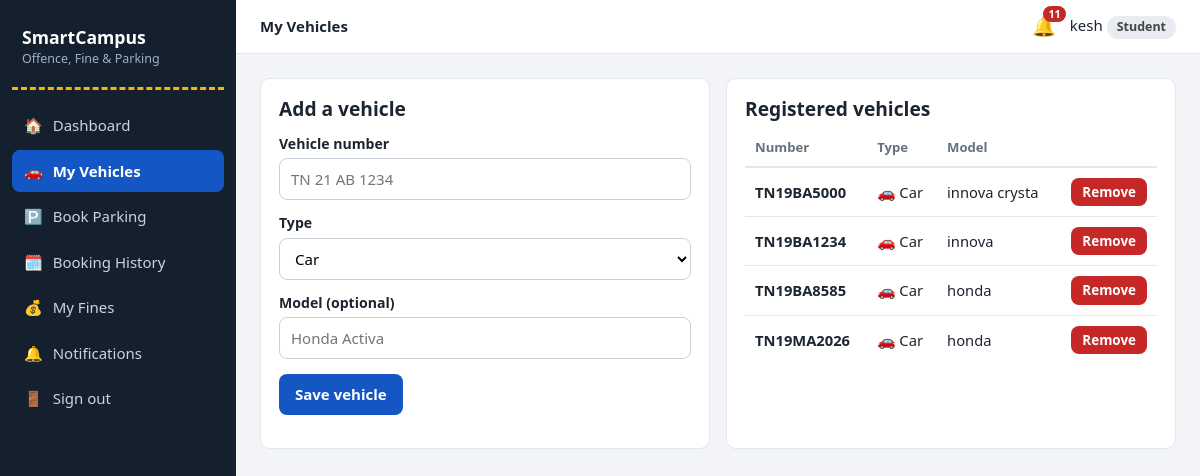
/student/vehicles (signed in), run on the app's committed database.
### models.py (models this page shows, shortened)
class AuthMixin(UserMixin):
    """Shared login helpers for Student, Guard and Admin."""

class Student(AuthMixin, db.Model):
    __tablename__ = "students"
    role = "student"
    id = db.Column(db.Integer, primary_key=True)
    name = db.Column(db.String(80), nullable=False)
    roll_no = db.Column(db.String(30), unique=True, nullable=False)
    email = db.Column(db.String(120), unique=True, nullable=False)
    phone = db.Column(db.String(20))
    password_hash = db.Column(db.String(255), nullable=False)
    created_at = db.Column(db.DateTime, default=datetime.now)

class Vehicle(db.Model):
    __tablename__ = "vehicles"
    id = db.Column(db.Integer, primary_key=True)
    student_id = db.Column(db.Integer, db.ForeignKey("students.id"), nullable=False)
    number = db.Column(db.String(20), unique=True, nullable=False)   # stored like TN21AB1234
    vtype = db.Column(db.String(10), nullable=False)                 # Car / Bike
    model = db.Column(db.String(60))
    student = db.relationship("Student", backref="vehicles")

### app.py (the view, shortened to what this page needs)
@app.route("/student/vehicles", methods=["GET", "POST"])
@role_required("student")
def student_vehicles():
    return render_template("student/vehicles.html", vehicles=current_user.vehicles)

### app.py (called while the page is built)
@login_manager.user_loader
def load_user(uid):
    role, _, num = uid.partition("-")
    model = ROLE_MODELS.get(role)
    return db.session.get(model, int(num)) if model and num.isdigit() else None

def role_required(role):
    def deco(f):
        @wraps(f)
        def wrapper(*a, **k):
            if not current_user.is_authenticated:
                return login_manager.unauthorized()
            if current_user.role != role:
                abort(403)
            return f(*a, **k)
        return wrapper
    return deco

@app.context_processor
def inject_globals():
    unread = 0
    if current_user.is_authenticated:
        unread = Notification.query.filter_by(
            role=current_user.role, user_id=current_user.id, is_read=False).count()
    return dict(unread=unread, today=date.today())

### templates/student/vehicles.html
{% extends 'base.html' %}
{% block heading %}My Vehicles{% endblock %}
{% block content %}
<div class="grid g2">
<div class="card"><h2>Add a vehicle</h2>
<form method="post">
  <label class="f">Vehicle number</label><input type="text" name="number" placeholder="TN 21 AB 1234" required>
  <label class="f">Type</label><select name="vtype"><option>Car</option><option>Bike</option></select>
  <label class="f">Model (optional)</label><input type="text" name="model" placeholder="Honda Activa">
  <p><button class="btn">Save vehicle</button></p>
</form></div>
<div class="card"><h2>Registered vehicles</h2>
<table><thead><tr><th>Number</th><th>Type</th><th>Model</th><th></th></tr></thead><tbody>
{% for v in vehicles %}<tr><td><b>{{ v.number }}</b></td><td>{{ '🚗' if v.vtype=='Car' else '🏍️' }} {{ v.vtype }}</td><td>{{ v.model }}</td>
<td class="right"><form class="inline" method="post" action="{{ url_for('student_vehicle_delete', vid=v.id) }}" data-confirm="Remove this vehicle?"><button class="btn btn-sm btn-bad">Remove</button></form></td></tr>
{% else %}<tr><td colspan="4" class="empty">No vehicles yet. Add your car or bike on the left.</td></tr>{% endfor %}
</tbody></table></div>
</div>
{% endblock %}

### templates/base.html (shortened to what this page needs)
{% from '_macros.html' import flashes %}
<!doctype html>
<html lang="en"><head>
<link rel="stylesheet" href="{{ url_for('static', filename='css/style.css') }}">
</head><body>
{% if current_user.is_authenticated %}
<div class="layout">
  <aside class="sidebar">
    <div class="brand">SmartCampus<small>Offence, Fine &amp; Parking</small></div>
    <nav>
      {% for ep, label, icon in menus[current_user.role] %}
        <a href="{{ url_for(ep) }}" class="{{ 'active' if request.endpoint == ep }}"><span>{{ icon }}</span>{{ label }}</a>
      {% endfor %}
      <a href="{{ url_for('logout') }}"><span>🚪</span>Sign out</a>
    </nav>
  </aside>
  <div class="main">
    <header class="topbar">
      <strong>{% block heading %}{% endblock %}</strong>
      <a class="bell" href="{{ url_for('notifications') }}" title="Notifications">🔔{% if unread %}<b>{{ unread }}</b>{% endif %}</a>
      <span>{{ current_user.name }} <span class="badge">{{ current_user.role|capitalize }}</span></span>
    </header>
    <main class="content">
      {% block content %}{% endblock %}
    </main>
  </div>
</div>
{% else %}
  {{ flashes() }}
  {% block public %}{% endblock %}
{% endif %}
</body></html>

### static/css/style.css (style rules this page uses)
:root { --asphalt:#14202e;--asphalt2:#1d2d40;--sign:#1457c4;--sign-dk:#0f43a0;--line:#f2b705;--bg:#f2f4f7;--card:#fff;--ink:#1c2530;--muted:#66717f;--bd:#e3e7ec;--ok:#15803d;--warn:#b45309;--bad:#c62828;--info:#0e7490;--r:10px }
* { box-sizing:border-box }
body { margin:0;font-family:"Segoe UI",system-ui,-apple-system,Roboto,Arial,sans-serif;background:var(--bg);color:var(--ink);line-height:1.5;font-size:15px }
a { color:var(--sign);text-decoration:none }
h1,h2,h3 { line-height:1.25;margin:0 0 .5em }
h2 { font-size:1.2rem }
.right { text-align:right }
.layout { display:flex;min-height:100vh }
.sidebar { width:236px;background:var(--asphalt);color:#d7dee8;padding:18px 12px;position:fixed;top:0;bottom:0;left:0;overflow:auto;z-index:30;transition:transform .25s }
.brand { font-weight:700;font-size:1.1rem;color:#fff;padding:6px 10px 18px;border-bottom:3px dashed var(--line);margin-bottom:14px }
.brand small { display:block;font-weight:400;font-size:.78rem;color:#9fb0c4 }
.sidebar nav a { display:flex;gap:10px;align-items:center;color:#c9d4e2;padding:10px 12px;border-radius:8px;margin-bottom:3px }
.sidebar nav a.active { background:var(--sign);color:#fff;font-weight:600 }
.main { margin-left:236px;flex:1;min-width:0 }
.topbar { background:#fff;border-bottom:1px solid var(--bd);display:flex;align-items:center;gap:14px;padding:12px 24px;position:sticky;top:0;z-index:10 }
.bell { position:relative;font-size:1.2rem }
.bell b { position:absolute;top:-6px;right:-10px;background:var(--bad);color:#fff;border-radius:10px;font-size:.68rem;padding:0 5px }
.content { padding:24px;max-width:1200px }
.grid { display:grid;gap:16px }
.g2 { grid-template-columns:repeat(auto-fit,minmax(340px,1fr)) }
.card { background:var(--card);border:1px solid var(--bd);border-radius:var(--r);padding:18px;overflow-x:auto }
table { width:100%;border-collapse:collapse;font-size:.92rem }
th { text-align:left;color:var(--muted);font-weight:600;font-size:.82rem;padding:8px 10px;border-bottom:2px solid var(--bd);white-space:nowrap }
td { padding:10px;border-bottom:1px solid var(--bd);vertical-align:middle }
tr:last-child td { border-bottom:0 }
.badge { display:inline-block;padding:2px 10px;border-radius:20px;font-size:.78rem;font-weight:600;background:#e8ebef;color:#444 }
.btn { display:inline-block;border:0;border-radius:8px;padding:9px 16px;background:var(--sign);color:#fff;font:inherit;font-weight:600;cursor:pointer }
.btn-sm { padding:4px 11px;font-size:.84rem }
.btn-bad { background:var(--bad) }
label.f { display:block;font-weight:600;font-size:.88rem;margin:12px 0 4px }
input[type=text],input[type=email],input[type=password],input[type=date],input[type=time],input[type=number],select,textarea { width:100%;padding:9px 11px;border:1px solid #c9d0d9;border-radius:8px;font:inherit;background:#fff }
.inline { display:inline }

### data on the page
Student: name "kesh"
Vehicle: number "TN19BA5000", vtype "🚗", vtype "Car", model "innova crysta"
Vehicle: number "TN19BA1234", vtype "🚗", vtype "Car", model "innova"
Vehicle: number "TN19BA8585", vtype "🚗", vtype "Car", model "honda"
Vehicle: number "TN19MA2026", vtype "🚗", vtype "Car", model "honda"

### other printed values
{{ icon }} "🏠" "🚗" "🅿️" "🗓️" "💰" "🔔"
{{ label }} "Dashboard" "My Vehicles" "Book Parking" "Booking History" "My Fines" "Notifications"
{{ unread }} "11"
{{ current_user.role|capitalize }} "Student"
